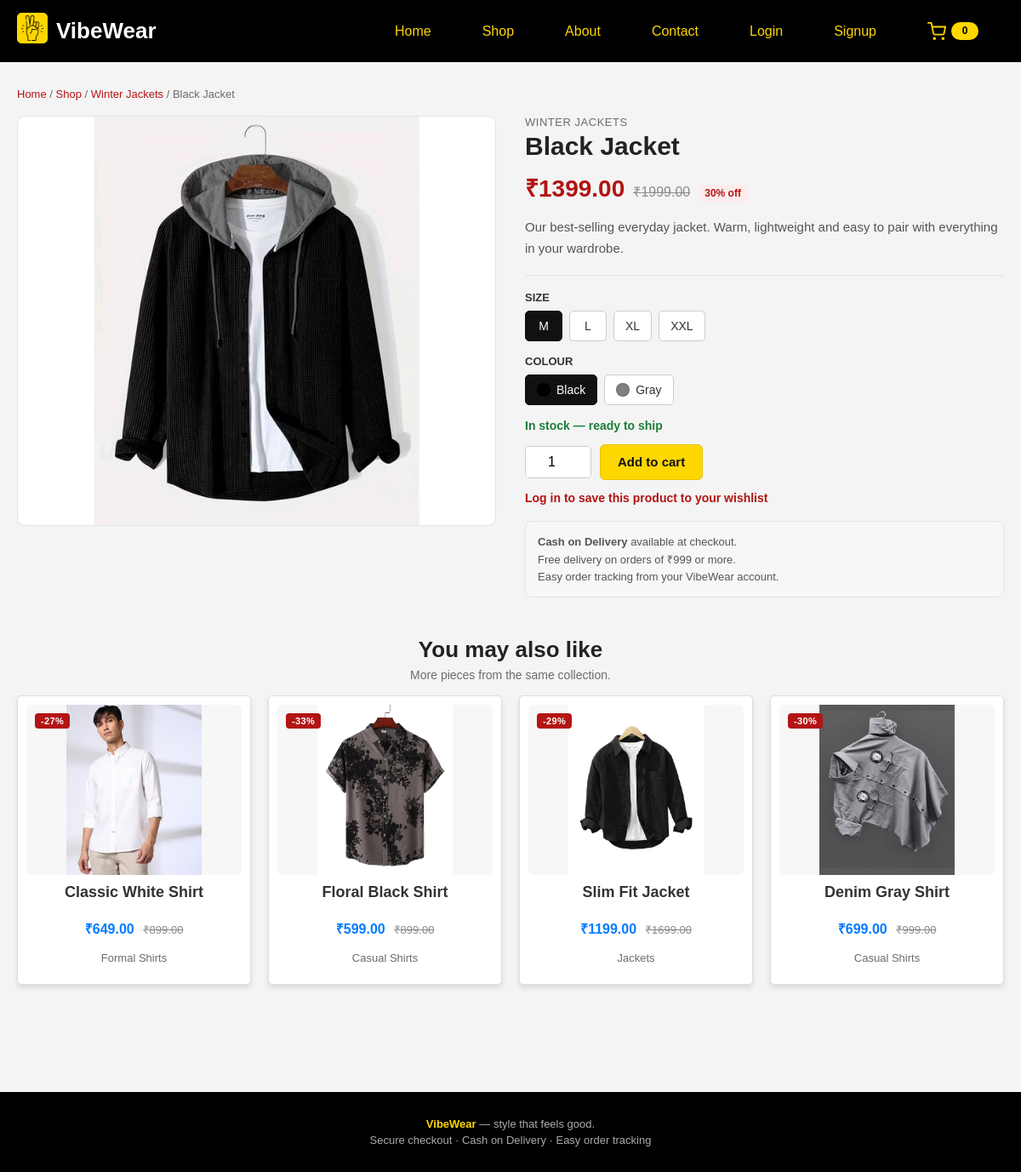
The app's page /product/black-jacket/, older data.
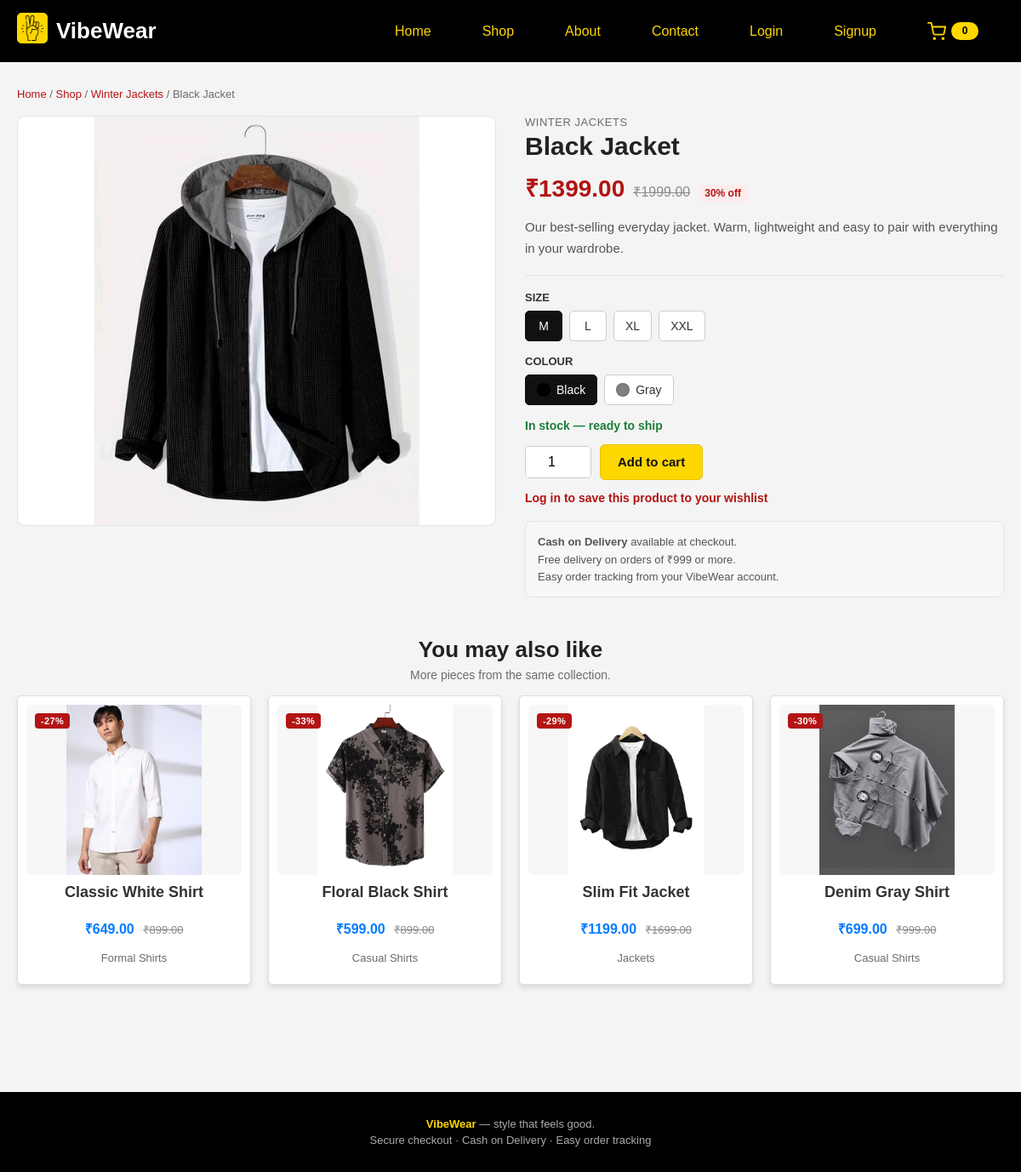
The same page, newer data.
### home/models.py (models this page shows, shortened)
class Product(models.Model):
    category = models.ForeignKey(
        Category, on_delete=models.PROTECT, related_name='products'
    )
    name = models.CharField(max_length=200)
    slug = models.SlugField(max_length=220, unique=True, blank=True)
    description = models.TextField(blank=True)
    price = models.DecimalField(
        max_digits=10, decimal_places=2, validators=[MinValueValidator(0)]
    )
    original_price = models.DecimalField(
        max_digits=10,
        decimal_places=2,
        null=True,
        blank=True,
        validators=[MinValueValidator(0)],
        help_text='Optional MRP. Leave blank when the product is not discounted.',
    )
    is_active = models.BooleanField(default=True)
    is_featured = models.BooleanField(default=False)
    is_new_arrival = models.BooleanField(default=False)
    sold_count = models.PositiveIntegerField(default=0, editable=False)
    created_at = models.DateTimeField(auto_now_add=True)
    updated_at = models.DateTimeField(auto_now=True)
    class Meta:
        ordering = ['-created_at', '-id']
    def get_absolute_url(self):
        return reverse('product_detail', args=[self.slug])
    @property
    def primary_image(self):
        images = list(self.images.all())
        return images[0] if images else None
    @property
    def all_images(self):
        return list(self.images.all())
    @property
    def total_stock(self):
        cached = getattr(self, '_prefetched_objects_cache', {}).get('variants')
        if cached is not None:
            return sum(variant.stock for variant in cached)
        return self.variants.aggregate(total=Sum('stock'))['total'] or 0
    @property
    def in_stock(self):
        return self.total_stock > 0
    @property
    def discount_percent(self):
        if self.original_price and self.original_price > self.price:
            return int(
                ((self.original_price - self.price) / self.original_price) * 100
            )
        return 0

class Category(models.Model):
    name = models.CharField(max_length=120)
    slug = models.SlugField(max_length=140, unique=True, blank=True)
    parent = models.ForeignKey(
        'self', on_delete=models.CASCADE, null=True, blank=True, related_name='children'
    )
    description = models.TextField(blank=True)
    image = models.FileField(upload_to='categories/', blank=True, null=True)
    is_active = models.BooleanField(default=True)
    created_at = models.DateTimeField(auto_now_add=True)
    class Meta:
        ordering = ['name']
        verbose_name_plural = 'Categories'

class ProductImage(models.Model):
    product = models.ForeignKey(
        Product, on_delete=models.CASCADE, related_name='images'
    )
    image = models.FileField(upload_to='products/', blank=True, null=True)
    static_path = models.CharField(
        max_length=255,
        blank=True,
        help_text='Existing static image path such as home/image1.avif (optional).',
    )
    alt_text = models.CharField(max_length=200, blank=True)
    is_primary = models.BooleanField(default=False)
    sort_order = models.PositiveIntegerField(default=0)
    class Meta:
        ordering = ['-is_primary', 'sort_order', 'id']
    @property
    def url(self):
        if self.image:
            return self.image.url
        if self.static_path:
            return static(self.static_path)
        return ''

### home/views.py (the view)
# urls.py: path('product/<slug:slug>/', views.product_detail, name='product_detail'),
def product_detail(request, slug):
    product = get_object_or_404(
        Product.objects.select_related('category', 'category__parent').prefetch_related(
            *_prefetch_catalog()
        ),
        slug=slug,
        is_active=True,
    )
    variants = list(product.variants.all())
    variant_data = [
        {
            'id': variant.pk,
            'size': variant.size.name,
            'color': variant.color.name,
            'hex': variant.color.hex_code,
            'stock': variant.stock,
        }
        for variant in variants
    ]
    related_products = (
        Product.objects.filter(is_active=True, category=product.category)
        .exclude(pk=product.pk)
        .select_related('category')
        .prefetch_related(*_prefetch_catalog())
        .order_by('-sold_count', '-created_at')[:4]
    )
    if not related_products:
        related_products = (
            Product.objects.filter(is_active=True)
            .exclude(pk=product.pk)
            .select_related('category')
            .prefetch_related(*_prefetch_catalog())
            .order_by('-sold_count', '-created_at')[:4]
        )
    in_wishlist = False
    if request.user.is_authenticated:
        in_wishlist = Wishlist.objects.filter(
            user=request.user, product=product
        ).exists()
    return render(
        request,
        'home/product_detail.html',
        {
            'product': product,
            'variants': variants,
            'variant_data': variant_data,
            'related_products': related_products,
            'in_wishlist': in_wishlist,
        },
    )

### home/cart.py (called while the page is built, shortened)
def get_cart(request, create=True):
    if request.user.is_authenticated:
        cart = Cart.objects.filter(user=request.user).first()
        if cart is None and create:
            cart = Cart.objects.create(user=request.user)
        return cart
    cart_id = request.session.get('cart_id')
    if cart_id:
        cart = Cart.objects.filter(pk=cart_id, user__isnull=True).first()
        if cart is not None:
            return cart
        request.session.pop('cart_id', None)
    if not create:
        return None

def cart_item_count(request):
    cart = get_cart(request, create=False)
    if cart is None:
        return 0
    return cart.total_quantity

### home/context_processors.py (called while the page is built)
def cart_summary(request):
    context = {'cart_count': cart_item_count(request)}
    if request.user.is_authenticated:
        context['wishlist_count'] = Wishlist.objects.filter(
            user=request.user
        ).count()
    else:
        context['wishlist_count'] = 0
    return context

### home/views.py (called while the page is built)
def _prefetch_catalog():
    return [
        'images',
        Prefetch(
            'variants',
            queryset=ProductVariant.objects.select_related('size', 'color'),
        ),
    ]

### home/templates/home/product_detail.html (shortened to what this page needs)
{% extends 'home/base.html' %}
{% block content %}
<div class="vw-page">
    <div class="vw-breadcrumbs">
        <a href="{% url 'home' %}">Home</a> /
        <a href="{% url 'shop' %}">Shop</a> /
        <a href="{% url 'shop' %}?category={{ product.category.slug }}">{{ product.category.name }}</a> /
        {{ product.name }}
    </div>
    <div class="vw-product-detail">
        <div>
            {% with images=product.all_images %}
                {% if images %}
                    <div class="vw-gallery-main">
                        <img id="gallery-main-image" src="{{ images.0.url }}" alt="{{ images.0.alt_text|default:product.name }}">
                    </div>
                {% else %}
                    <div class="vw-gallery-main vw-card-placeholder">VibeWear</div>
                {% endif %}
            {% endwith %}
        </div>
        <div class="vw-product-info">
            <div class="vw-product-category">{{ product.category.name }}</div>
            <h1>{{ product.name }}</h1>
            <div class="vw-price-line">
                <span class="now">₹{{ product.price }}</span>
                {% if product.original_price and product.original_price > product.price %}
                    <span class="was">₹{{ product.original_price }}</span>
                    <span class="off">{{ product.discount_percent }}% off</span>
                {% endif %}
            </div>
            <p class="vw-description">{{ product.description|default:'A considered addition to your everyday wardrobe.' }}</p>
            <form method="POST" action="{% url 'add_to_cart' product.slug %}" data-variant-root>
                {% if variants %}
                    <div class="vw-variant-block">
                        <span class="vw-variant-label">Size</span>
                        <div class="vw-variant-options" id="size-options" aria-label="Choose a size"></div>
                        <span class="vw-variant-label">Colour</span>
                        <div class="vw-variant-options" id="color-options" aria-label="Choose a colour"></div>
                        <p class="vw-stock-line" id="variant-stock">Select a size and colour</p>
                        <div class="vw-buy-row">
                            <div class="vw-qty-inline">
                                <input type="number" id="qty-input" name="quantity" value="1" min="1" max="10" aria-label="Quantity">
                            </div>
                            <button type="submit" class="vw-btn vw-btn-gold" id="add-to-cart-btn">Add to cart</button>
                        </div>
                    </div>
                {% else %}
                    <div class="vw-assurance">
                        <p>This product is not available in any size or colour right now.</p>
                    </div>
                {% endif %}
            </form>
            {% if user.is_authenticated %}
                <form method="POST" action="{% if in_wishlist %}{% url 'remove_from_wishlist' product.slug %}{% else %}{% url 'add_to_wishlist' product.slug %}{% endif %}" style="margin-top: 12px; max-width: none;">
                    {% csrf_token %}
                    <button type="submit" class="vw-btn {% if in_wishlist %}vw-btn-outline{% else %}vw-btn-dark{% endif %} vw-btn-sm">
                        {% if in_wishlist %}♥ Remove from wishlist{% else %}♡ Save to wishlist{% endif %}
                    </button>
                </form>
            {% else %}
                <p style="margin-top: 12px;">
                    <a class="vw-section-link" href="{% url 'login' %}?next={{ product.get_absolute_url|urlencode }}">Log in to save this product to your wishlist</a>
                </p>
            {% endif %}
            <div class="vw-assurance">
                <p><strong>Cash on Delivery</strong> available at checkout.</p>
                <p>Free delivery on orders of ₹999 or more.</p>
                <p>Easy order tracking from your VibeWear account.</p>
            </div>
        </div>
    </div>
    {% if related_products %}
    <section class="vw-home-section" style="margin-top: 46px; padding: 0;">
        <h2>You may also like</h2>
        <p class="vw-section-sub">More pieces from the same collection.</p>
        <div class="vw-product-row">
            {% for product in related_products %}
                {% include 'home/_product_card.html' with product=product %}
            {% endfor %}
        </div>
    </section>
    {% endif %}
</div>
{% endblock %}

### home/templates/home/base.html (shortened to what this page needs)
{% load static %}
<!DOCTYPE html>
<html lang="en">
<head>
    <link rel="stylesheet" type="text/css" href="{% static 'home/style.css' %}">
    <link rel="stylesheet" type="text/css" href="{% static 'home/shop.css' %}">
</head>
<body>
    {% include 'home/_nav.html' %}
    <main class="vw-main">
        {% block content %}{% endblock %}
    </main>
    <footer class="vw-footer">
        <div class="vw-footer-inner">
            <p><strong>VibeWear</strong> — style that feels good.</p>
            <p>Secure checkout · Cash on Delivery · Easy order tracking</p>
        </div>
    </footer>
</body>
</html>

### home/templates/home/_nav.html (shortened to what this page needs)
{% load static %}
<nav>
    <div class="logo">
        <a href="{% url 'home' %}"><img src="{% static 'home/good-vibes.png' %}" alt="VibeWear Logo" style="width: 30px; height: 30px;"></a>
        <span>VibeWear</span>
    </div>
    <ul>
        <li><a href="{% url 'home' %}">Home</a></li>
        <li><a href="{% url 'shop' %}">Shop</a></li>
        <li><a href="{% url 'about' %}">About</a></li>
        <li><a href="{% url 'contact' %}">Contact</a></li>
        {% if user.is_authenticated %}
            <li><a href="{% url 'wishlist' %}">Wishlist{% if wishlist_count %}<span class="vw-cart-badge">{{ wishlist_count }}</span>{% endif %}</a></li>
            <li><a href="{% url 'dashboard' %}">Hi, {{ user.username }}</a></li>
        {% else %}
            <li><a href="{% url 'login' %}">Login</a></li>
            <li><a href="{% url 'signup' %}">Signup</a></li>
        {% endif %}
        <li class="vw-cart-item">
            <a href="{% url 'cart' %}" class="vw-cart-link" aria-label="Cart, {{ cart_count }} item{{ cart_count|pluralize }}" title="Cart">
                <span class="vw-cart-badge">{{ cart_count }}</span>
            </a>
        </li>
    </ul>
</nav>

### home/templates/home/_product_card.html (shortened to what this page needs)
{% load static %}
<div class="image-item vw-product-card">
    <a class="vw-card-media" href="{{ product.get_absolute_url }}">
        {% with image=product.primary_image %}
            {% if image %}
                <img src="{{ image.url }}" alt="{{ product.name }}">
            {% else %}
                <div class="vw-card-placeholder">VibeWear</div>
            {% endif %}
        {% endwith %}
        {% if product.discount_percent %}
            <span class="vw-discount-badge">-{{ product.discount_percent }}%</span>
        {% endif %}
    </a>
    <h3><a href="{{ product.get_absolute_url }}">{{ product.name }}</a></h3>
    <p class="product-price">
        ₹{{ product.price }}
        {% if product.original_price and product.original_price > product.price %}
            <span class="vw-old-price">₹{{ product.original_price }}</span>
        {% endif %}
    </p>
    <p class="vw-card-category">{{ product.category.name }}</p>
</div>

### home/static/home/style.css (style rules this page uses)
body { font-family: Arial,sans-serif; margin: 0; padding: 0; }
h1::before { content: none; }
span { font-family: Arial, sans-serif; }
nav { background: #000000; color: #ffffff; display: flex; justify-content: space-between; align-items: center; padding: 15px 20px; }
nav .logo { display: flex; align-items: center; margin-right: 20px; font-size: 26px; font-weight: bold; color: #ffffff; }
nav .logo img { background-color: #ffd700; border: 1px solid #ffd700; padding: 2px; border-radius: 5px; margin-right: 10px; }
nav ul { list-style: none; margin: 0; padding: 0; display: flex; }
nav ul li { margin: 0 15px; }
nav ul li a { color: gold; text-decoration: none; font-size: 16px; padding: 10px 15px; transition: all 0.3s ease-in-out; border-radius: 15px; }
.image-item { width: 30%; text-align: center; border: 1px solid #ddd; padding: 10px; box-shadow: 0px 4px 6px rgba(0, 0, 0, 0.1); border-radius: 5px; background-color: #fff; }
.image-item img { width: 100%; height: 200px; object-fit: contain; border-radius: 5px; }
.image-item h3 { font-size: 18px; margin: 10px 0 5px; color: #333; }
.image-item p { font-size: 16px; color: #007BFF; font-weight: bold; }
form { max-width: 600px; margin: 0 auto; }
input, textarea { width: 100%; padding: 10px; border: 1px solid #ccc; border-radius: 5px; font-size: 16px; }
body { font-family: 'Arial', sans-serif; background-color: #f4f4f4; color: #333; margin: 0; padding: 0; }
h2 { font-size: 2rem; color: #333; margin-bottom: 20px; }
button { width: 100%; padding: 12px; background-color: #2b97b5; color: white; border: none; border-radius: 4px; font-size: 1.1rem; cursor: pointer; margin-top: 20px; }
ul { list-style-type: none; padding: 0; }
li { color: red; margin-top: 10px; }

Row changes from the older to the newer data that the page shows:
added ProductImage: image+static_path (picture)
